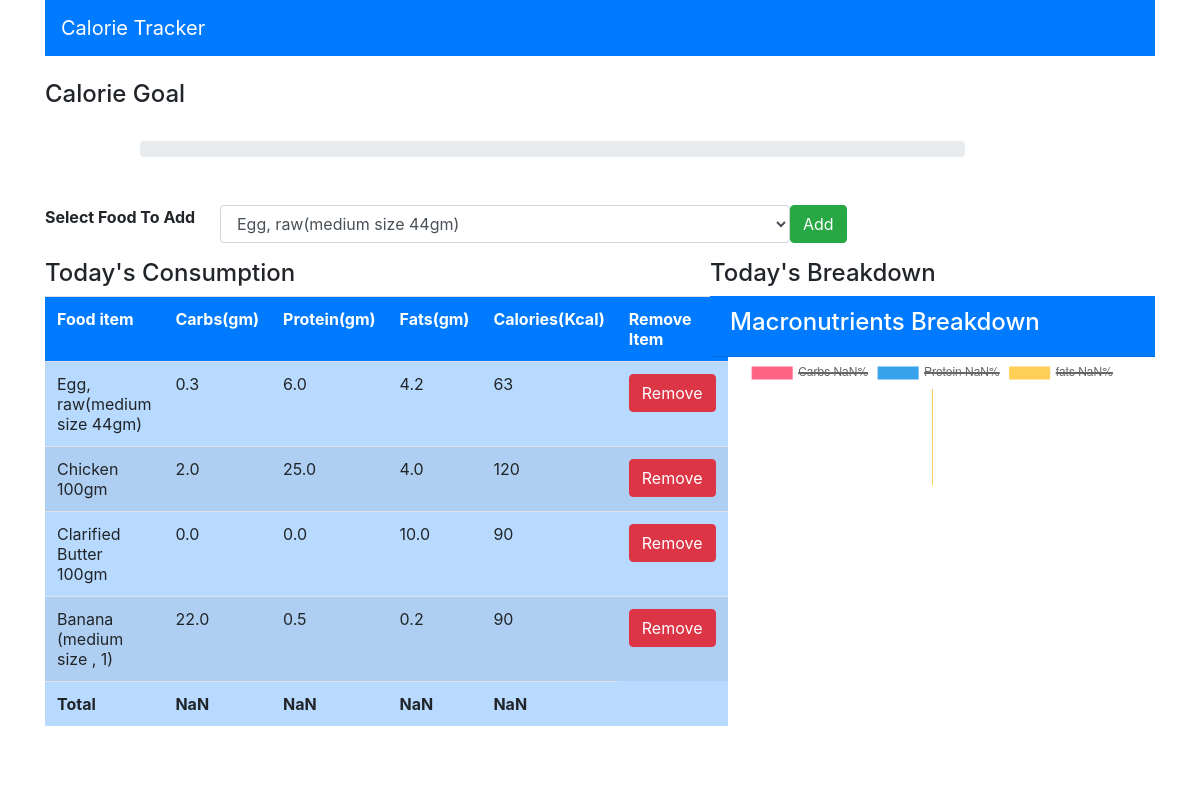
The app's page / (signed in) with its own data.
### calorie_app/models.py (models this page shows, shortened)
class Consume(models.Model):
    user = models.ForeignKey(User,on_delete=models.CASCADE)
    food_consumed = models.ForeignKey(Food,on_delete=models.CASCADE)

class Food(models.Model):
    name = models.CharField(max_length=100)
    carbs = models.FloatField()
    protein = models.FloatField()
    fats = models.FloatField()
    calories = models.IntegerField()

### calorie_app/views.py (the view)
# urls.py: path('', views.index, name="index"),
def index(request):
    if request.method == "POST":
        food_consumed = request.POST['food_consumed']
        consume = Food.objects.get(name=food_consumed)
        user = request.user
        consume = Consume(user=user,food_consumed=consume)
        consume.save()
        foods = Food.objects.all()
    else:
        foods = Food.objects.all()
    consumed_food = Consume.objects.filter(user=request.user)
    return render(request, 'myapp/index.html', {'foods':foods, 'consumed_food': consumed_food})

### calorie_app/templates/myapp/index.html (shortened to what this page needs)
<html>
    <head>
        <link rel="stylesheet" href="https://maxcdn.bootstrapcdn.com/bootstrap/4.0.0/css/bootstrap.min.css">
    </head>
    <body>
        <div class="container">
            <div class="row">
                <div class="col-md-12">
                    <div class="navbar navbar-dark bg-primary">
                        <span class="navbar-brand">Calorie Tracker</span>
                    </div>
                </div>
            </div>
            <br>
            <h4>Calorie Goal</h4>
            <br>
            <div class="row">
                <div class="col-md-9 offset-1">
                    <div class="progress">
                    </div>
                </div>
            </div>
            <br><br>
            <div class="row">
                <div class="col-md-12">
                    <form method="POST">
                        <div class="form-group row">
                        <label class="col-md-2">
                            <b>Select Food To Add</b>
                        </label>
                        <select class="col-md-6 form-control" name="food_consumed" id="food_consumed">
                            {% for food in foods %}
                                <option value="{{ food.name }}">{{ food.name }}</option>
                            {% endfor %}
                        </select>
                        <button class="btn btn-success" type="submit">Add</button>
                        </div>
                    </form>
                </div>
            </div>
            <div class="row">
                <div class="col-md-7">
                    <div>
                        <h4>Today's Consumption</h4>
                    </div>
                    <table id="table" class="table table-striped table-primary">
                        <tr class="bg-primary text-white">
                            <th>Food item</th>
                            <th>Carbs(gm)</th>
                            <th>Protein(gm)</th>
                            <th>Fats(gm)</th>
                            <th>Calories(Kcal)</th>
                            <th>Remove Item</th>
                        </tr>
                        {% for c in consumed_food %}
                        <tr>
                            <td>{{ c.food_consumed.name }}</td>
                            <td>{{ c.food_consumed.carbs }}</td>
                            <td>{{ c.food_consumed.protein }}</td>
                            <td>{{ c.food_consumed.fats }}</td>
                            <td>{{ c.food_consumed.calories }}</td>
                            <td><a href="{% url 'delete' c.id %}" class="btn btn-danger">Remove</a></td>
                        </tr>
                        {% endfor %}
                        <tr>
                            <td id="name"><b>Total</b></td>
                            <td id="totalCarbs"></td>
                            <td id="totalProtein"></td>
                            <td id="totalFats"></td>
                            <td id="totalCalories"></td>
                        </tr>
                    </table>
                </div>
                <div class="col-md-5">
                    <div>
                        <h4>Today's Breakdown</h4>
                    </div>
                    <div class="card-header text-white bg-primary">
                        <h4>Macronutrients Breakdown</h4>
                    </div>
                    <div class="col-md-12">
                        <canvas id="myChart" width="400" height="400"></canvas>
                    </div>
                </div>
            </div>
        </div>
    </body>
    <script>
            var table = document.getElementById('table');
            var carbs = 0, protein = 0, fats = 0, calories = 0;
            for(var i = 1; i < table.rows.length - 1; i++){
                carbs += parseFloat(table.rows[i].cells[1].innerHTML);
                protein += parseFloat(table.rows[i].cells[2].innerHTML);
                fats += parseFloat(table.rows[i].cells[3].innerHTML);
                calories += parseFloat(table.rows[i].cells[4].innerHTML);
            }
            carbs = Math.round(carbs);
            protein = Math.round(protein);
            fats = Math.round(fats);
            calories = Math.round(calories);
            document.getElementById('totalCarbs').innerHTML = '<b>' + carbs + '</b>';
            document.getElementById('totalProtein').innerHTML = '<b>' + protein + '</b>';
            document.getElementById('totalFats').innerHTML = '<b>' + fats + '</b>';
            document.getElementById('totalCalories').innerHTML = '<b>' + calories + '</b>';
            var calPer = (calories / 2000) * 100;
            document.getElementsByClassName("progress-bar")[0].setAttribute("style","width: " + calPer + "%");
            var total = carbs + protein + fats;
            var carbsP = Math.round(carbs / total * 100);
            var proteinP = Math.round(protein / total * 100);
            var fatsP = Math.round(fats / total * 100);
            // ChartJs Javascript code
            var ctx = document.getElementById('myChart').getContext('2d');
            var myChart = new Chart(ctx, {
            type: 'doughnut',
            data: {
                labels: ['Carbs ' + carbsP + '%', 'Protein ' + proteinP + '%', 'fats ' + fatsP + '%'],
                datasets: [{
                    label: '# of Votes',
                    data: [carbsP, proteinP, fatsP],
                    backgroundColor: [
                        'rgba(255, 99, 132, 1)',
                        'rgba(54, 162, 235, 1)',
                        'rgba(255, 206, 86, 1)',
                    ],
                    borderColor: [
                        'rgba(255, 99, 132, 1)',
                        'rgba(54, 162, 235, 1)',
                        'rgba(255, 206, 86, 1)',
                    ],
                    borderWidth: 1
                    }]
                  },
                });
    </script>
</html>

### records on screen
Consume: food_consumed.name "Egg, raw(medium size 44gm)", food_consumed.carbs "0.3", food_consumed.protein "6.0", food_consumed.fats "4.2", food_consumed.calories "63"
Consume: food_consumed.name "Chicken 100gm", food_consumed.carbs "2.0", food_consumed.protein "25.0", food_consumed.fats "4.0", food_consumed.calories "120"
Consume: food_consumed.name "Clarified Butter 100gm", food_consumed.carbs "0.0", food_consumed.protein "0.0", food_consumed.fats "10.0", food_consumed.calories "90"
Consume: food_consumed.name "Banana (medium size , 1)", food_consumed.carbs "22.0", food_consumed.protein "0.5", food_consumed.fats "0.2", food_consumed.calories "90"

### other values on screen
form field food_consumed "Egg, raw(medium size 44gm)"
